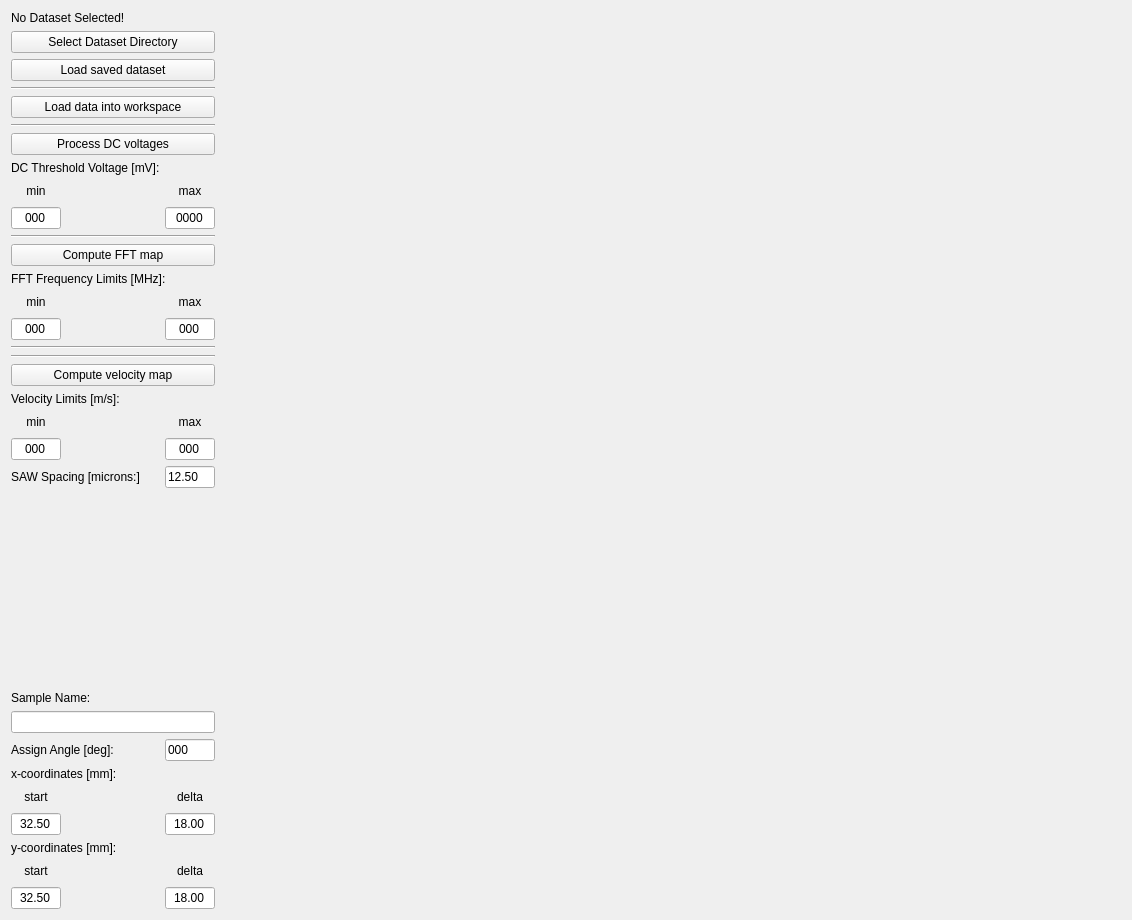
<?xml version="1.0" encoding="UTF-8"?>
<ui version="4.0">
 <class>Form</class>
 <widget class="QWidget" name="Form">
  <property name="geometry">
   <rect>
    <x>0</x>
    <y>0</y>
    <width>1132</width>
    <height>920</height>
   </rect>
  </property>
  <property name="windowTitle">
   <string>Form</string>
  </property>
  <layout class="QVBoxLayout" name="verticalLayout">
   <item>
    <layout class="QHBoxLayout" name="main_horiz_layout">
     <item>
      <layout class="QVBoxLayout" name="verticalLayout_2">
       <property name="sizeConstraint">
        <enum>QLayout::SetDefaultConstraint</enum>
       </property>
       <item>
        <widget class="QLabel" name="lbl_dataset_dir">
         <property name="text">
          <string>No Dataset Selected!</string>
         </property>
        </widget>
       </item>
       <item>
        <widget class="QPushButton" name="btn_load">
         <property name="maximumSize">
          <size>
           <width>16777215</width>
           <height>16777215</height>
          </size>
         </property>
         <property name="text">
          <string>Select Dataset Directory</string>
         </property>
        </widget>
       </item>
       <item>
        <widget class="QPushButton" name="btn_load_prev">
         <property name="text">
          <string>Load saved dataset</string>
         </property>
        </widget>
       </item>
       <item>
        <widget class="Line" name="line">
         <property name="orientation">
          <enum>Qt::Horizontal</enum>
         </property>
        </widget>
       </item>
       <item>
        <widget class="QPushButton" name="btn_prep_workspace">
         <property name="text">
          <string>Load data into workspace</string>
         </property>
        </widget>
       </item>
       <item>
        <widget class="Line" name="line_2">
         <property name="orientation">
          <enum>Qt::Horizontal</enum>
         </property>
        </widget>
       </item>
       <item>
        <widget class="QPushButton" name="btn_process_dc">
         <property name="text">
          <string>Process DC voltages</string>
         </property>
        </widget>
       </item>
       <item>
        <widget class="QLabel" name="label">
         <property name="text">
          <string>DC Threshold Voltage [mV]:</string>
         </property>
        </widget>
       </item>
       <item>
        <layout class="QHBoxLayout" name="horizontalLayout_6">
         <item>
          <widget class="QLabel" name="label_6">
           <property name="minimumSize">
            <size>
             <width>50</width>
             <height>0</height>
            </size>
           </property>
           <property name="maximumSize">
            <size>
             <width>50</width>
             <height>16777215</height>
            </size>
           </property>
           <property name="text">
            <string>min</string>
           </property>
           <property name="alignment">
            <set>Qt::AlignCenter</set>
           </property>
          </widget>
         </item>
         <item>
          <spacer name="horizontalSpacer_4">
           <property name="orientation">
            <enum>Qt::Horizontal</enum>
           </property>
           <property name="sizeHint" stdset="0">
            <size>
             <width>40</width>
             <height>20</height>
            </size>
           </property>
          </spacer>
         </item>
         <item>
          <widget class="QLabel" name="label_5">
           <property name="minimumSize">
            <size>
             <width>50</width>
             <height>0</height>
            </size>
           </property>
           <property name="maximumSize">
            <size>
             <width>100</width>
             <height>16777215</height>
            </size>
           </property>
           <property name="text">
            <string>max</string>
           </property>
           <property name="alignment">
            <set>Qt::AlignCenter</set>
           </property>
          </widget>
         </item>
        </layout>
       </item>
       <item>
        <layout class="QHBoxLayout" name="horizontalLayout_2">
         <item>
          <widget class="QLineEdit" name="le_dc_min">
           <property name="maximumSize">
            <size>
             <width>50</width>
             <height>16777215</height>
            </size>
           </property>
           <property name="text">
            <string>000</string>
           </property>
           <property name="alignment">
            <set>Qt::AlignCenter</set>
           </property>
          </widget>
         </item>
         <item>
          <spacer name="horizontalSpacer">
           <property name="orientation">
            <enum>Qt::Horizontal</enum>
           </property>
           <property name="sizeHint" stdset="0">
            <size>
             <width>40</width>
             <height>20</height>
            </size>
           </property>
          </spacer>
         </item>
         <item>
          <widget class="QLineEdit" name="le_dc_max">
           <property name="maximumSize">
            <size>
             <width>50</width>
             <height>16777215</height>
            </size>
           </property>
           <property name="text">
            <string>0000</string>
           </property>
           <property name="alignment">
            <set>Qt::AlignCenter</set>
           </property>
          </widget>
         </item>
        </layout>
       </item>
       <item>
        <widget class="Line" name="line_3">
         <property name="orientation">
          <enum>Qt::Horizontal</enum>
         </property>
        </widget>
       </item>
       <item>
        <widget class="QPushButton" name="btn_compute_fft">
         <property name="text">
          <string>Compute FFT map</string>
         </property>
        </widget>
       </item>
       <item>
        <widget class="QLabel" name="label_2">
         <property name="text">
          <string>FFT Frequency Limits [MHz]:</string>
         </property>
        </widget>
       </item>
       <item>
        <layout class="QHBoxLayout" name="horizontalLayout_7">
         <item>
          <widget class="QLabel" name="label_7">
           <property name="minimumSize">
            <size>
             <width>50</width>
             <height>0</height>
            </size>
           </property>
           <property name="maximumSize">
            <size>
             <width>50</width>
             <height>16777215</height>
            </size>
           </property>
           <property name="text">
            <string>min</string>
           </property>
           <property name="alignment">
            <set>Qt::AlignCenter</set>
           </property>
          </widget>
         </item>
         <item>
          <spacer name="horizontalSpacer_5">
           <property name="orientation">
            <enum>Qt::Horizontal</enum>
           </property>
           <property name="sizeHint" stdset="0">
            <size>
             <width>40</width>
             <height>20</height>
            </size>
           </property>
          </spacer>
         </item>
         <item>
          <widget class="QLabel" name="label_8">
           <property name="minimumSize">
            <size>
             <width>50</width>
             <height>0</height>
            </size>
           </property>
           <property name="maximumSize">
            <size>
             <width>100</width>
             <height>16777215</height>
            </size>
           </property>
           <property name="text">
            <string>max</string>
           </property>
           <property name="alignment">
            <set>Qt::AlignCenter</set>
           </property>
          </widget>
         </item>
        </layout>
       </item>
       <item>
        <layout class="QHBoxLayout" name="horizontalLayout_3">
         <item>
          <widget class="QLineEdit" name="le_fft_min">
           <property name="maximumSize">
            <size>
             <width>50</width>
             <height>16777215</height>
            </size>
           </property>
           <property name="text">
            <string>000</string>
           </property>
           <property name="alignment">
            <set>Qt::AlignCenter</set>
           </property>
          </widget>
         </item>
         <item>
          <spacer name="horizontalSpacer_2">
           <property name="orientation">
            <enum>Qt::Horizontal</enum>
           </property>
           <property name="sizeHint" stdset="0">
            <size>
             <width>40</width>
             <height>20</height>
            </size>
           </property>
          </spacer>
         </item>
         <item>
          <widget class="QLineEdit" name="le_fft_max">
           <property name="maximumSize">
            <size>
             <width>50</width>
             <height>16777215</height>
            </size>
           </property>
           <property name="text">
            <string>000</string>
           </property>
           <property name="alignment">
            <set>Qt::AlignCenter</set>
           </property>
          </widget>
         </item>
        </layout>
       </item>
       <item>
        <widget class="Line" name="line_4">
         <property name="orientation">
          <enum>Qt::Horizontal</enum>
         </property>
        </widget>
       </item>
       <item>
        <widget class="Line" name="line_5">
         <property name="orientation">
          <enum>Qt::Horizontal</enum>
         </property>
        </widget>
       </item>
       <item>
        <widget class="QPushButton" name="btn_compute_vel">
         <property name="text">
          <string>Compute velocity map</string>
         </property>
        </widget>
       </item>
       <item>
        <widget class="QLabel" name="label_3">
         <property name="text">
          <string>Velocity Limits [m/s]:</string>
         </property>
        </widget>
       </item>
       <item>
        <layout class="QHBoxLayout" name="horizontalLayout_8">
         <item>
          <widget class="QLabel" name="label_9">
           <property name="minimumSize">
            <size>
             <width>50</width>
             <height>0</height>
            </size>
           </property>
           <property name="maximumSize">
            <size>
             <width>50</width>
             <height>16777215</height>
            </size>
           </property>
           <property name="text">
            <string>min</string>
           </property>
           <property name="alignment">
            <set>Qt::AlignCenter</set>
           </property>
          </widget>
         </item>
         <item>
          <spacer name="horizontalSpacer_6">
           <property name="orientation">
            <enum>Qt::Horizontal</enum>
           </property>
           <property name="sizeHint" stdset="0">
            <size>
             <width>40</width>
             <height>20</height>
            </size>
           </property>
          </spacer>
         </item>
         <item>
          <widget class="QLabel" name="label_10">
           <property name="minimumSize">
            <size>
             <width>50</width>
             <height>0</height>
            </size>
           </property>
           <property name="maximumSize">
            <size>
             <width>100</width>
             <height>16777215</height>
            </size>
           </property>
           <property name="text">
            <string>max</string>
           </property>
           <property name="alignment">
            <set>Qt::AlignCenter</set>
           </property>
          </widget>
         </item>
        </layout>
       </item>
       <item>
        <layout class="QHBoxLayout" name="horizontalLayout_4">
         <item>
          <widget class="QLineEdit" name="le_vel_min">
           <property name="maximumSize">
            <size>
             <width>50</width>
             <height>16777215</height>
            </size>
           </property>
           <property name="text">
            <string>000</string>
           </property>
           <property name="alignment">
            <set>Qt::AlignCenter</set>
           </property>
          </widget>
         </item>
         <item>
          <spacer name="horizontalSpacer_3">
           <property name="orientation">
            <enum>Qt::Horizontal</enum>
           </property>
           <property name="sizeHint" stdset="0">
            <size>
             <width>40</width>
             <height>20</height>
            </size>
           </property>
          </spacer>
         </item>
         <item>
          <widget class="QLineEdit" name="le_vel_max">
           <property name="maximumSize">
            <size>
             <width>50</width>
             <height>16777215</height>
            </size>
           </property>
           <property name="text">
            <string>000</string>
           </property>
           <property name="alignment">
            <set>Qt::AlignCenter</set>
           </property>
          </widget>
         </item>
        </layout>
       </item>
       <item>
        <layout class="QHBoxLayout" name="horizontalLayout_5">
         <item>
          <widget class="QLabel" name="label_4">
           <property name="text">
            <string>SAW Spacing [microns:]</string>
           </property>
          </widget>
         </item>
         <item>
          <widget class="QLineEdit" name="txt_saw_size">
           <property name="maximumSize">
            <size>
             <width>50</width>
             <height>16777215</height>
            </size>
           </property>
           <property name="text">
            <string>12.50</string>
           </property>
          </widget>
         </item>
        </layout>
       </item>
       <item>
        <spacer name="verticalSpacer">
         <property name="orientation">
          <enum>Qt::Vertical</enum>
         </property>
         <property name="sizeHint" stdset="0">
          <size>
           <width>20</width>
           <height>40</height>
          </size>
         </property>
        </spacer>
       </item>
       <item>
        <widget class="QLabel" name="label_12">
         <property name="text">
          <string>Sample Name:</string>
         </property>
        </widget>
       </item>
       <item>
        <widget class="QLineEdit" name="txt_sample_name"/>
       </item>
       <item>
        <layout class="QHBoxLayout" name="horizontalLayout_9">
         <item>
          <widget class="QLabel" name="label_11">
           <property name="text">
            <string>Assign Angle [deg]:</string>
           </property>
          </widget>
         </item>
         <item>
          <widget class="QLineEdit" name="txt_md_acq_angle">
           <property name="maximumSize">
            <size>
             <width>50</width>
             <height>16777215</height>
            </size>
           </property>
           <property name="text">
            <string>000</string>
           </property>
          </widget>
         </item>
        </layout>
       </item>
       <item>
        <widget class="QLabel" name="label_14">
         <property name="text">
          <string>x-coordinates [mm]:</string>
         </property>
        </widget>
       </item>
       <item>
        <layout class="QHBoxLayout" name="horizontalLayout_10">
         <item>
          <widget class="QLabel" name="label_16">
           <property name="minimumSize">
            <size>
             <width>50</width>
             <height>0</height>
            </size>
           </property>
           <property name="maximumSize">
            <size>
             <width>50</width>
             <height>16777215</height>
            </size>
           </property>
           <property name="text">
            <string>start</string>
           </property>
           <property name="alignment">
            <set>Qt::AlignCenter</set>
           </property>
          </widget>
         </item>
         <item>
          <spacer name="horizontalSpacer_9">
           <property name="orientation">
            <enum>Qt::Horizontal</enum>
           </property>
           <property name="sizeHint" stdset="0">
            <size>
             <width>40</width>
             <height>20</height>
            </size>
           </property>
          </spacer>
         </item>
         <item>
          <widget class="QLabel" name="label_17">
           <property name="minimumSize">
            <size>
             <width>50</width>
             <height>0</height>
            </size>
           </property>
           <property name="maximumSize">
            <size>
             <width>100</width>
             <height>16777215</height>
            </size>
           </property>
           <property name="text">
            <string>delta</string>
           </property>
           <property name="alignment">
            <set>Qt::AlignCenter</set>
           </property>
          </widget>
         </item>
        </layout>
       </item>
       <item>
        <layout class="QHBoxLayout" name="horizontalLayout_11">
         <item>
          <widget class="QLineEdit" name="txt_md_startx">
           <property name="maximumSize">
            <size>
             <width>50</width>
             <height>16777215</height>
            </size>
           </property>
           <property name="text">
            <string>32.50</string>
           </property>
           <property name="alignment">
            <set>Qt::AlignCenter</set>
           </property>
          </widget>
         </item>
         <item>
          <spacer name="horizontalSpacer_7">
           <property name="orientation">
            <enum>Qt::Horizontal</enum>
           </property>
           <property name="sizeHint" stdset="0">
            <size>
             <width>40</width>
             <height>20</height>
            </size>
           </property>
          </spacer>
         </item>
         <item>
          <widget class="QLineEdit" name="txt_md_deltax">
           <property name="maximumSize">
            <size>
             <width>50</width>
             <height>16777215</height>
            </size>
           </property>
           <property name="text">
            <string>18.00</string>
           </property>
           <property name="alignment">
            <set>Qt::AlignCenter</set>
           </property>
          </widget>
         </item>
        </layout>
       </item>
       <item>
        <widget class="QLabel" name="label_15">
         <property name="text">
          <string>y-coordinates [mm]:</string>
         </property>
        </widget>
       </item>
       <item>
        <layout class="QHBoxLayout" name="horizontalLayout_13">
         <item>
          <widget class="QLabel" name="label_18">
           <property name="minimumSize">
            <size>
             <width>50</width>
             <height>0</height>
            </size>
           </property>
           <property name="maximumSize">
            <size>
             <width>50</width>
             <height>16777215</height>
            </size>
           </property>
           <property name="text">
            <string>start</string>
           </property>
           <property name="alignment">
            <set>Qt::AlignCenter</set>
           </property>
          </widget>
         </item>
         <item>
          <spacer name="horizontalSpacer_10">
           <property name="orientation">
            <enum>Qt::Horizontal</enum>
           </property>
           <property name="sizeHint" stdset="0">
            <size>
             <width>40</width>
             <height>20</height>
            </size>
           </property>
          </spacer>
         </item>
         <item>
          <widget class="QLabel" name="label_19">
           <property name="minimumSize">
            <size>
             <width>50</width>
             <height>0</height>
            </size>
           </property>
           <property name="maximumSize">
            <size>
             <width>100</width>
             <height>16777215</height>
            </size>
           </property>
           <property name="text">
            <string>delta</string>
           </property>
           <property name="alignment">
            <set>Qt::AlignCenter</set>
           </property>
          </widget>
         </item>
        </layout>
       </item>
       <item>
        <layout class="QHBoxLayout" name="horizontalLayout_12">
         <item>
          <widget class="QLineEdit" name="txt_md_starty">
           <property name="maximumSize">
            <size>
             <width>50</width>
             <height>16777215</height>
            </size>
           </property>
           <property name="text">
            <string>32.50</string>
           </property>
           <property name="alignment">
            <set>Qt::AlignCenter</set>
           </property>
          </widget>
         </item>
         <item>
          <spacer name="horizontalSpacer_8">
           <property name="orientation">
            <enum>Qt::Horizontal</enum>
           </property>
           <property name="sizeHint" stdset="0">
            <size>
             <width>40</width>
             <height>20</height>
            </size>
           </property>
          </spacer>
         </item>
         <item>
          <widget class="QLineEdit" name="txt_md_deltay">
           <property name="maximumSize">
            <size>
             <width>50</width>
             <height>16777215</height>
            </size>
           </property>
           <property name="text">
            <string>18.00</string>
           </property>
           <property name="alignment">
            <set>Qt::AlignCenter</set>
           </property>
          </widget>
         </item>
        </layout>
       </item>
      </layout>
     </item>
     <item>
      <layout class="QVBoxLayout" name="gfx_pane_layout">
       <item>
        <widget class="QWidget" name="widget" native="true">
         <property name="minimumSize">
          <size>
           <width>900</width>
           <height>0</height>
          </size>
         </property>
         <property name="maximumSize">
          <size>
           <width>16777215</width>
           <height>1</height>
          </size>
         </property>
        </widget>
       </item>
      </layout>
     </item>
    </layout>
   </item>
  </layout>
 </widget>
 <resources/>
 <connections/>
</ui>
